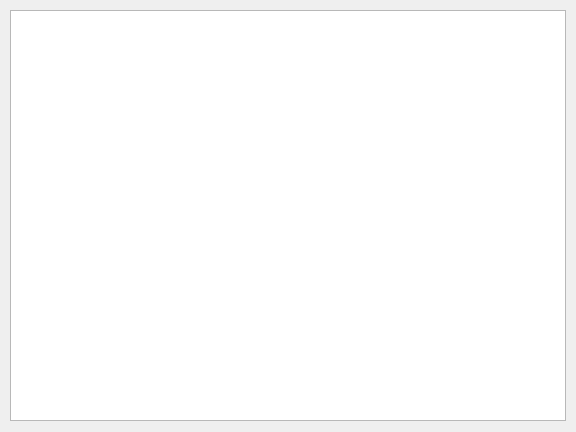
<?xml version="1.0" encoding="UTF-8"?>
<ui version="4.0">
 <class>MainWindow</class>
 <widget class="QMainWindow" name="MainWindow">
  <property name="geometry">
   <rect>
    <x>0</x>
    <y>0</y>
    <width>576</width>
    <height>432</height>
   </rect>
  </property>
  <property name="windowTitle">
   <string>Meerkat Wifi Scanner</string>
  </property>
  <widget class="QWidget" name="centralWidget">
   <widget class="QGraphicsView" name="graphicsView">
    <property name="geometry">
     <rect>
      <x>10</x>
      <y>10</y>
      <width>556</width>
      <height>411</height>
     </rect>
    </property>
    <property name="font">
     <font>
      <pointsize>10</pointsize>
     </font>
    </property>
   </widget>
  </widget>
 </widget>
 <layoutdefault spacing="6" margin="11"/>
 <resources/>
 <connections/>
</ui>
